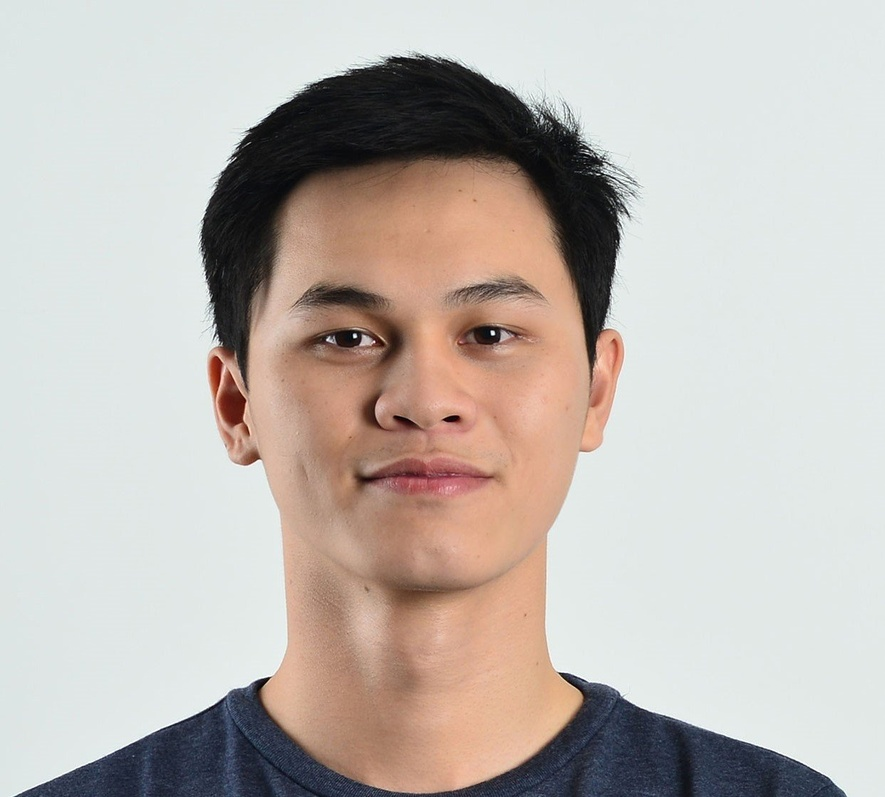
#> input picture input/img.jpg, 885 x 797 px, shrunk from 1242 x 1119 before the run
$ python Kmean_Cv2.py
#> lines starting #> are read from the running program, lines starting #| are printed output that depends on the picture
from cmath import pi
from tkinter import image_names
import numpy as np
import cv2
image = cv2.imread('input/img.jpg')
#> image is the input picture: shape (797, 885, 3); mean B, G, R 179.4, 184.9, 192.5
cv2.imwrite('output/goc.jpg',image)
for i in range(1,10):
    image = cv2.imread('input/img.jpg')
    image = cv2.cvtColor(image, cv2.COLOR_BGR2RGB)
    pixel_vals = image.reshape((-1,3))
    pixel_vals = np.float32(pixel_vals)
    criteria = (cv2.TERM_CRITERIA_EPS + cv2.TERM_CRITERIA_MAX_ITER, 10, 0.85)
    k = 10
    retval, labels, centers = cv2.kmeans(pixel_vals, i, None, criteria, 10, cv2.KMEANS_PP_CENTERS)
#> retval = 9.82e+09; centers = [[192.1, 184.9, 179.6]]
    centers = np.uint8(centers)
#> centers = [[192, 184, 179]]
    segmented_data = centers[labels.flatten()]
    segmented_image = segmented_data.reshape((image.shape))
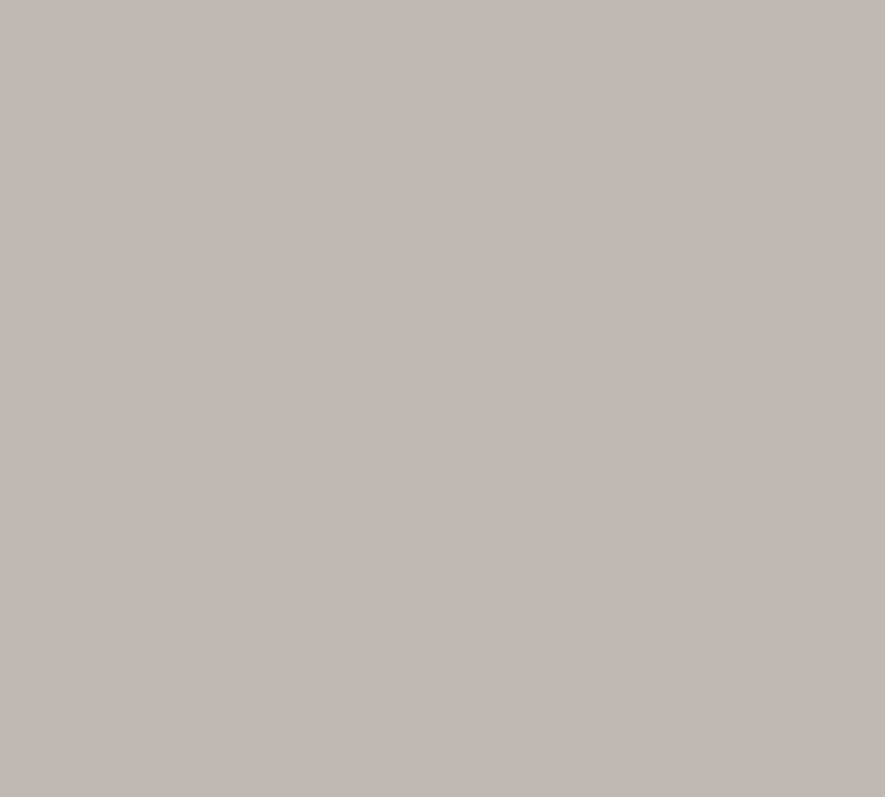
#> segmented_image: shape (797, 885, 3); mean R, G, B 192, 184, 179
    cv2.imwrite('output/'+str(i)+'.jpg', segmented_image)
    print("K = ",i)
    print(centers)
#| [[192 184 179]]
    print("---------------------------------------")
